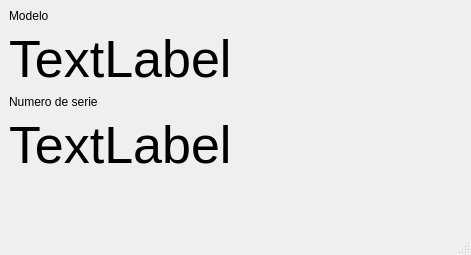
<?xml version="1.0" encoding="UTF-8"?>
<ui version="4.0">
 <class>MainWindow</class>
 <widget class="QMainWindow" name="MainWindow">
  <property name="windowModality">
   <enum>Qt::ApplicationModal</enum>
  </property>
  <property name="geometry">
   <rect>
    <x>0</x>
    <y>0</y>
    <width>471</width>
    <height>255</height>
   </rect>
  </property>
  <property name="windowTitle">
   <string>Pixel Serial Number Viewer</string>
  </property>
  <widget class="QWidget" name="centralwidget">
   <layout class="QVBoxLayout" name="verticalLayout">
    <item>
     <widget class="QLabel" name="label_3">
      <property name="text">
       <string>Modelo</string>
      </property>
     </widget>
    </item>
    <item>
     <widget class="QLabel" name="LbModel">
      <property name="font">
       <font>
        <pointsize>39</pointsize>
       </font>
      </property>
      <property name="text">
       <string>TextLabel</string>
      </property>
      <property name="scaledContents">
       <bool>true</bool>
      </property>
     </widget>
    </item>
    <item>
     <widget class="QLabel" name="label_2">
      <property name="text">
       <string>Numero de serie</string>
      </property>
     </widget>
    </item>
    <item>
     <widget class="QLabel" name="LbSerialNumber">
      <property name="font">
       <font>
        <pointsize>39</pointsize>
       </font>
      </property>
      <property name="text">
       <string>TextLabel</string>
      </property>
      <property name="scaledContents">
       <bool>true</bool>
      </property>
     </widget>
    </item>
    <item>
     <spacer name="verticalSpacer">
      <property name="orientation">
       <enum>Qt::Vertical</enum>
      </property>
      <property name="sizeHint" stdset="0">
       <size>
        <width>20</width>
        <height>40</height>
       </size>
      </property>
     </spacer>
    </item>
   </layout>
  </widget>
  <widget class="QMenuBar" name="menubar">
   <property name="geometry">
    <rect>
     <x>0</x>
     <y>0</y>
     <width>471</width>
     <height>22</height>
    </rect>
   </property>
  </widget>
  <widget class="QStatusBar" name="statusbar"/>
 </widget>
 <resources/>
 <connections/>
</ui>
